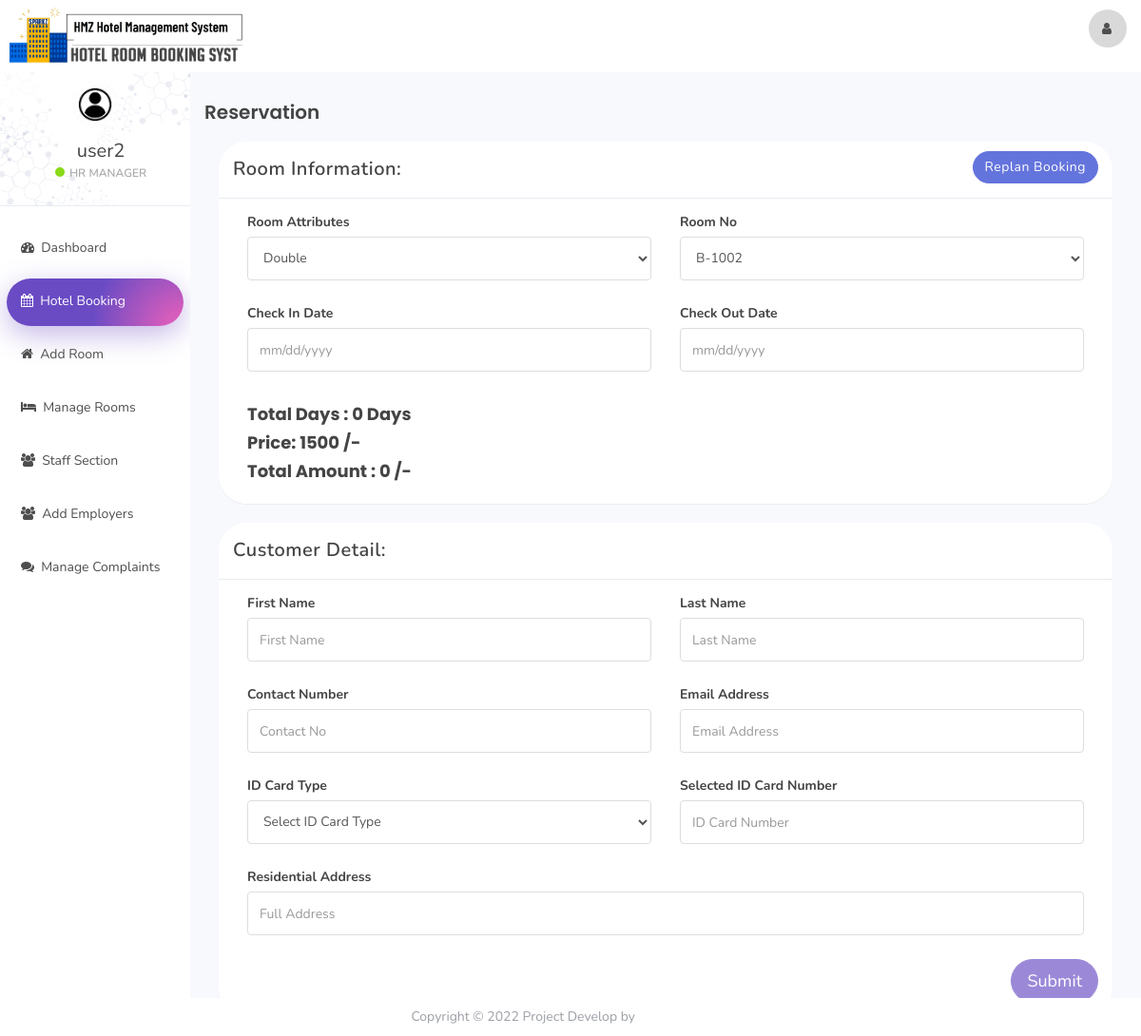
The page /index.php?reservation&room_id=5&room_type_id=2 (signed in) on the database its author committed.
### tables this page shows
CREATE TABLE `user` (
  `id` int(11) NOT NULL,
  `name` varchar(100) NOT NULL,
  `username` varchar(50) NOT NULL,
  `email` varchar(100) NOT NULL,
  `password` varchar(100) NOT NULL,
  `created_at` timestamp NOT NULL DEFAULT current_timestamp()
);

CREATE TABLE `room` (
  `room_id` int(10) NOT NULL,
  `room_type_id` int(10) NOT NULL,
  `room_no` varchar(10) NOT NULL,
  `status` tinyint(1) DEFAULT NULL,
  `check_in_status` tinyint(1) NOT NULL,
  `check_out_status` tinyint(1) NOT NULL,
  `deleteStatus` tinyint(1) DEFAULT 0
);

CREATE TABLE `room_type` (
  `room_type_id` int(10) NOT NULL,
  `room_type` varchar(100) NOT NULL,
  `price` int(10) NOT NULL,
  `max_person` int(10) NOT NULL
);

### reservation.php (the view, shortened to what this page needs)
<?php
if (isset($_GET['room_id'])){
    $get_room_id = $_GET['room_id'];
    $get_room_sql = "SELECT * FROM room NATURAL JOIN room_type WHERE room_id = '$get_room_id'";
    $get_room_result = mysqli_query($connection,$get_room_sql);
    $get_room = mysqli_fetch_assoc($get_room_result);
    $get_room_type_id = $get_room['room_type_id'];
    $get_room_type = $get_room['room_type'];
    $get_room_no = $get_room['room_no'];
    $get_room_price = $get_room['price'];
}
?>
<div class="col-sm-9 col-sm-offset-3 col-lg-10 col-lg-offset-2 main">
    <div class="row">
        <ol class="breadcrumb">
            <li class="active"><h1>Reservation</h1></li>
        </ol>
    </div>
    <div class="row">
        <div class="col-lg-12">
            <form role="form" id="booking" data-toggle="validator">
                <div class="col-lg-12">
                    <?php
                    if (isset($_GET['room_id'])){?>
                        <div class="panel panel-default">
                            <div class="panel-heading">Room Information:
                                <a class="btn btn-secondary pull-right" href="index.php?room_mang">Replan Booking</a>
                            </div>
                            <div class="panel-body">
                                <div class="form-group col-lg-6">
                                    <label>Room Attributes</label>
                                    <select class="form-control" id="room_type" data-error="Select Room Type" required>
                                        <option selected value="<?php echo $get_room_type_id; ?>"><?php echo $get_room_type; ?></option>
                                    </select>
                                </div>
                                <div class="form-group col-lg-6">
                                    <label>Room No</label>
                                    <select class="form-control" id="room_no" onchange="fetch_price(this.value)" required data-error="Select Room No">
                                        <option selected value="<?php echo $get_room_id; ?>"><?php echo $get_room_no; ?></option>
                                    </select>
                                </div>
                                <div class="form-group col-lg-6">
                                    <label>Check In Date</label>
                                    <input type="text" class="form-control" placeholder="mm/dd/yyyy" id="check_in_date" data-error="Select Check In Date" required>
                                </div>
                                <div class="form-group col-lg-6">
                                    <label>Check Out Date</label>
                                    <input type="text" class="form-control" placeholder="mm/dd/yyyy" id="check_out_date" data-error="Select Check Out Date" required>
                                </div>
                                <div class="col-lg-12">
                                    <h4 style="font-weight: bold">Total Days : <span id="staying_day">0</span> Days</h4>
                                    <h4 style="font-weight: bold">Price: <span id="price"><?php echo $get_room_price; ?></span> /-</h4>
                                    <h4 style="font-weight: bold">Total Amount : <span id="total_price">0</span> /-</h4>
                                </div>
                            </div>
                        </div>
                    <?php }
                    ?>
                    <div class="panel panel-default">
                        <div class="panel-heading">Customer Detail:</div>
                        <div class="panel-body">
                            <div class="form-group col-lg-6">
                                <label>First Name</label>
                                <input class="form-control" placeholder="First Name" id="first_name" data-error="Enter First Name" required>
                            </div>
                            <div class="form-group col-lg-6">
                                <label>Last Name</label>
                                <input class="form-control" placeholder="Last Name" id="last_name">
                            </div>
                            <div class="form-group col-lg-6">
                                <label>Contact Number</label>
                                <input type="number" class="form-control" data-error="Enter Min 10 Digit" data-minlength="10" placeholder="Contact No" id="contact_no" required>
                            </div>
                            <div class="form-group col-lg-6">
                                <label>Email Address</label>
                                <input type="email" class="form-control" placeholder="Email Address" id="email" data-error="Enter Valid Email Address" required>
                            </div>
                            <div class="form-group col-lg-6">
                                <label>ID Card Type</label>
                                <select class="form-control" id="id_card_id" data-error="Select ID Card Type" required onchange="validId(this.value);">
                                    <option selected disabled>Select ID Card Type</option>
                                </select>
                            </div>
                            <div class="form-group col-lg-6">
                                <label>Selected ID Card Number</label>
                                <input type="text" class="form-control" placeholder="ID Card Number" id="id_card_no" data-error="Enter Valid ID Card No" required>
                            </div>
                            <div class="form-group col-lg-12">
                                <label>Residential Address</label>
                                <input type="text" class="form-control" placeholder="Full Address" id="address" required>
                            </div>
                             <button type="submit" class="btn btn-lg btn-primary pull-right" style="border-radius:0%">Submit</button>
                        </div>
                    </div>
                </div>
            </form>
        </div>
    </div>
</div>

### includes/sidebar.php (shortened to what this page needs)
<div id="sidebar-collapse" class="col-sm-3 col-lg-2 sidebar">
    <div class="profile-sidebar">
        <div class="profile-userpic">
            <img src="assets/img/user.jpeg" class="img-responsive" alt="">
        </div>
        <div class="profile-usertitle">
            <div class="profile-usertitle-name"><?php echo $user['name'];?></div>
            <div class="profile-usertitle-status"><span class="indicator label-success"></span>HR Manager</div>
        </div>
    </div>
    <ul class="nav menu">
    <?php
        if (isset($_GET['dashboard'])){ ?>
            <li class="active">
                <a href="index.php?dashboard"><em class="fa fa-dashboard">&nbsp;</em>
                    Dashboard
                </a>
            </li>
        <?php } else{?>
            <li>
                <a href="index.php?dashboard"><em class="fa fa-dashboard">&nbsp;</em>
                    Dashboard
                </a>
            </li>
        <?php }
        if (isset($_GET['reservation'])){ ?>
            <li class="active">
            <a href="index.php?reservation"><em class="fa fa-calendar">&nbsp;</em>
                    Hotel Booking
                </a>
            </li>
	<?php }
        if (isset($_GET['addRoom'])){ ?>
            <li class="active">
                <a data-toggle="modal" data-target="#addRoom"><em class="fa fa-home">&nbsp;</em>
                    Add Room
                </a>
            </li>
        <?php } else{?>
            <li>
            <a data-toggle="modal" data-target="#addRoom"><em class="fa fa-home">&nbsp;</em>
					Add Room
                </a>
            </li>
        <?php }
        if (isset($_GET['room_mang'])){ ?>
            <li class="active">
                <a href="index.php?room_mang"><em class="fa fa-bed">&nbsp;</em>
                    Manage Rooms
                </a>
            </li>
        <?php } else{?>
            <li>
            <a href="index.php?room_mang"><em class="fa fa-bed">&nbsp;</em>
                    Manage Rooms
                </a>
            </li>
        <?php }
        if (isset($_GET['staff_mang'])){ ?>
            <li class="active">
                <a href="index.php?staff_mang"><em class="fa fa-users">&nbsp;</em>
                    Staff Section
                </a>
            </li>
        <?php } else{?>
            <li>
                <a href="index.php?staff_mang"><em class="fa fa-users">&nbsp;</em>
                    Staff Section
                </a>
            </li>
		<?php }
		if (isset($_GET['add_emp'])){ ?>
            <li class="active">
                <a href="index.php?add_emp"><em class="fa fa-users">&nbsp;</em>
                   Add Employers
                </a>
            </li>
        <?php } else{?>
            <li>
                <a href="index.php?add_emp"><em class="fa fa-users">&nbsp;</em>
                    Add Employers
                </a>
            </li>
        <?php }
        if (isset($_GET['complain'])){ ?>
            <li class="active">
                <a href="index.php?complain"><em class="fa fa-comments">&nbsp;</em>
                    Manage Complaints
                </a>
            </li>
        <?php } else{?>
            <li>
                <a href="index.php?complain"><em class="fa fa-comments">&nbsp;</em>
                    Manage Complaints
                </a>
            </li>
        <?php }
        ?>
    </ul>
</div>

### assets/css/styles.css (style rules this page uses)
body { background: #f7f9fd; padding-top: 77px; font-size: 14px; color: #444444; font-family: 'Nunito', sans-serif; }
a, a:hover, a:focus { color: #fffdfd; }
h1, h2, h3, h4, h5, h6 { color: #444444; font-family: Poppins,sans-serif; }
h1 { font-weight: 600; font-size: 20px; }
h3, h4 { font-weight: 300; }
input.form-control { border: 1px solid #ddd; box-shadow: none; height: 46px; }
select.form-control { border: 1px solid #ddd; box-shadow: none; height: 46px; }
.btn-primary, .btn-primary:hover, .btn-primary:focus, .btn-primary:active, .btn-primary.active, .open > .dropdown-toggle.btn-primary, .btn-primary.disabled, .btn-primary[disabled], fieldset[disabled] .btn-primary, .btn-primary.disabled:hover, .btn-primary[disabled]:hover, fieldset[disabled] .btn-primary:hover, .btn-primary.disabled:focus, .btn-primary[disabled]:focus, fieldset[disabled] .btn-primary:focus, .btn-primary.disabled:active, .btn-primary[disabled]:active, fieldset[disabled] .btn-primary:active, .btn-primary.disabled.active, .btn-primary[disabled].active, fieldset[disabled] .btn-primary.active { background-color: #664bc4; border-color: #664bc4; }
.btn-secondary, .btn-secondary:hover, .btn-secondary:focus, .btn-secondary:active, .btn-secondary.active, .open > .dropdown-toggle.btn-secondary, .btn-secondary.disabled, .btn-secondary[disabled], fieldset[disabled] .btn-secondary, .btn-secondary.disabled:hover, .btn-secondary[disabled]:hover, fieldset[disabled] .btn-secondary:hover, .btn-secondary.disabled:focus, .btn-secondary[disabled]:focus, fieldset[disabled] .btn-secondary:focus, .btn-secondary.disabled:active, .btn-secondary[disabled]:active, fieldset[disabled] .btn-secondary:active, .btn-secondary.disabled.active, .btn-secondary[disabled].active, fieldset[disabled] .btn-secondary.active { background-color: #6474dd; border-color: #6474dd; color: white; }
.btn { border-radius: 27px !important; }
.label-success { background-color: #8ad919; }
.panel { border: 0; border-radius: 30px; }
.panel-heading { font-size: 20px; font-weight: 600; letter-spacing: 0.025em; height: 60px; line-height: 38px; }
.panel-default .panel-heading { background: #fff; border-bottom: 1px solid #e9ecf2; color: #444444; border-radius: 30px 30px 0 0; }
.sidebar { display: block; padding: 0; display: none; box-shadow: none; background: #fff; }
.sidebar ul { margin: 20px 7px; }
@media (min-width: 768px) { .sidebar { display: block; position: fixed; top: 75px; bottom: 0; left: 0; z-index: 1000; display: block; margin: 0; padding: 0; overflow-x: hidden; overflow-y: auto; } }
.sidebar ul.nav .active a, .sidebar ul.nav li.parent a.active, .sidebar ul.nav .active > a:hover, .sidebar ul.nav li.parent a.active:hover, .sidebar ul.nav .active > a:focus, .sidebar ul.nav li.parent a.active:focus { color: #fff; background: radial-gradient(circle farthest-corner at 100% 110%,#d75dbc 10%,#6a4bc4 50%); border-radius: 30px; box-shadow: 0 9px 30px 0 rgb(109 75 196 / 40%); }
.sidebar ul.nav li a { height: 50px; font-size: 14px; line-height: 2em; color: #4f4e4e; margin-bottom: 6px; }
.profile-sidebar { padding: 10px 0; border-bottom: 1px solid #e9ecf2; text-align: center; background-image: url(../img/profile-bg.png); background-size: cover; background-position: center; }
.indicator { width: 10px; height: 10px; display: inline-block; border-radius: 9999px; margin-right: 5px; }
.profile-userpic img { margin: 0 auto; width: 50px; height: 50px; border-radius: 9999px !important; }
.profile-usertitle { margin: 10px 0 0 12px; }
.profile-usertitle-name { font-size: 20px; margin-bottom: 0px; }
.profile-usertitle-status { text-transform: uppercase; color: #aaa; font-size: 12px; font-weight: 600; margin-bottom: 15px; }
.breadcrumb { border-radius: 0; padding: 10px 15px 10px 15px; background: #f7f9fd; margin: 0; }

### rows shown on the page
user: name "user2"
room: room_type.room_type "Double", room_no "B-1002", room_type.price "1500"
